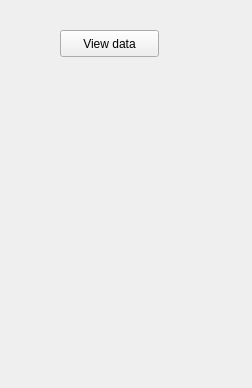
<?xml version="1.0" encoding="UTF-8"?>
<ui version="4.0">
 <class>DockWidget</class>
 <widget class="QDockWidget" name="DockWidget">
  <property name="geometry">
   <rect>
    <x>0</x>
    <y>0</y>
    <width>252</width>
    <height>388</height>
   </rect>
  </property>
  <property name="windowTitle">
   <string>Lizard Viewer</string>
  </property>
  <widget class="QWidget" name="dockWidgetContents">
   <widget class="QPushButton" name="view_data_button">
    <property name="geometry">
     <rect>
      <x>60</x>
      <y>30</y>
      <width>99</width>
      <height>27</height>
     </rect>
    </property>
    <property name="text">
     <string>View data</string>
    </property>
   </widget>
  </widget>
 </widget>
 <resources/>
 <connections/>
</ui>
